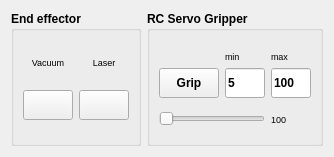
                   <widget class="QWidget" name="wgOldOutput" native="true">
                    <layout class="QHBoxLayout" name="horizontalLayout_7">
                     <item>
                      <widget class="QGroupBox" name="gbRelay">
                       <property name="maximumSize">
                        <size>
                         <width>150</width>
                         <height>16777215</height>
                        </size>
                       </property>
                       <property name="font">
                        <font>
                         <weight>75</weight>
                         <bold>true</bold>
                        </font>
                       </property>
                       <property name="title">
                        <string>End effector</string>
                       </property>
                       <layout class="QGridLayout" name="gridLayout_3">
                        <item row="0" column="0">
                         <widget class="QLabel" name="label_34">
                          <property name="maximumSize">
                           <size>
                            <width>16777215</width>
                            <height>20</height>
                           </size>
                          </property>
                          <property name="font">
                           <font>
                            <pointsize>7</pointsize>
                            <weight>50</weight>
                            <bold>false</bold>
                            <kerning>true</kerning>
                           </font>
                          </property>
                          <property name="text">
                           <string>Vacuum</string>
                          </property>
                          <property name="alignment">
                           <set>Qt::AlignCenter</set>
                          </property>
                         </widget>
                        </item>
                        <item row="0" column="1">
                         <widget class="QLabel" name="label_35">
                          <property name="maximumSize">
                           <size>
                            <width>16777215</width>
                            <height>20</height>
                           </size>
                          </property>
                          <property name="font">
                           <font>
                            <pointsize>7</pointsize>
                            <weight>50</weight>
                            <bold>false</bold>
                            <kerning>true</kerning>
                           </font>
                          </property>
                          <property name="text">
                           <string>Laser</string>
                          </property>
                          <property name="alignment">
                           <set>Qt::AlignCenter</set>
                          </property>
                         </widget>
                        </item>
                        <item row="1" column="0">
                         <widget class="QPushButton" name="pbPump">
                          <property name="minimumSize">
                           <size>
                            <width>50</width>
                            <height>30</height>
                           </size>
                          </property>
                          <property name="autoFillBackground">
                           <bool>false</bool>
                          </property>
                          <property name="text">
                           <string/>
                          </property>
                          <property name="icon">
                           <iconset>
                            <normaloff>:/icon/Toggle Off_16px.png</normaloff>
                            <normalon>:/icon/Toggle On_16px.png</normalon>:/icon/Toggle Off_16px.png</iconset>
                          </property>
                          <property name="checkable">
                           <bool>true</bool>
                          </property>
                          <property name="checked">
                           <bool>false</bool>
                          </property>
                          <property name="autoDefault">
                           <bool>false</bool>
                          </property>
                          <property name="default">
                           <bool>false</bool>
                          </property>
                          <property name="flat">
                           <bool>false</bool>
                          </property>
                         </widget>
                        </item>
                        <item row="1" column="1">
                         <widget class="QPushButton" name="pbLaser">
                          <property name="minimumSize">
                           <size>
                            <width>50</width>
                            <height>30</height>
                           </size>
                          </property>
                          <property name="autoFillBackground">
                           <bool>false</bool>
                          </property>
                          <property name="text">
                           <string/>
                          </property>
                          <property name="icon">
                           <iconset>
                            <normaloff>:/icon/Toggle Off_16px.png</normaloff>
                            <normalon>:/icon/Toggle On_16px.png</normalon>:/icon/Toggle Off_16px.png</iconset>
                          </property>
                          <property name="checkable">
                           <bool>true</bool>
                          </property>
                          <property name="checked">
                           <bool>false</bool>
                          </property>
                          <property name="autoDefault">
                           <bool>false</bool>
                          </property>
                          <property name="default">
                           <bool>false</bool>
                          </property>
                          <property name="flat">
                           <bool>false</bool>
                          </property>
                         </widget>
                        </item>
                       </layout>
                      </widget>
                     </item>
                     <item>
                      <widget class="QGroupBox" name="gbGripper">
                       <property name="maximumSize">
                        <size>
                         <width>250</width>
                         <height>16777215</height>
                        </size>
                       </property>
                       <property name="font">
                        <font>
                         <weight>75</weight>
                         <bold>true</bold>
                        </font>
                       </property>
                       <property name="title">
                        <string>RC Servo Gripper</string>
                       </property>
                       <layout class="QGridLayout" name="gridLayout_13">
                        <property name="topMargin">
                         <number>20</number>
                        </property>
                        <item row="0" column="0">
                         <layout class="QGridLayout" name="gridLayout_6">
                          <item row="0" column="1">
                           <widget class="QLabel" name="label_17">
                            <property name="font">
                             <font>
                              <pointsize>7</pointsize>
                              <weight>50</weight>
                              <bold>false</bold>
                              <kerning>true</kerning>
                             </font>
                            </property>
                            <property name="text">
                             <string>min</string>
                            </property>
                           </widget>
                          </item>
                          <item row="0" column="2">
                           <widget class="QLabel" name="label_27">
                            <property name="font">
                             <font>
                              <pointsize>7</pointsize>
                              <weight>50</weight>
                              <bold>false</bold>
                              <kerning>true</kerning>
                             </font>
                            </property>
                            <property name="text">
                             <string>max</string>
                            </property>
                           </widget>
                          </item>
                          <item row="1" column="0">
                           <widget class="QPushButton" name="pbGrip">
                            <property name="minimumSize">
                             <size>
                              <width>60</width>
                              <height>30</height>
                             </size>
                            </property>
                            <property name="maximumSize">
                             <size>
                              <width>30</width>
                              <height>16777215</height>
                             </size>
                            </property>
                            <property name="autoFillBackground">
                             <bool>false</bool>
                            </property>
                            <property name="text">
                             <string>Grip</string>
                            </property>
                            <property name="autoDefault">
                             <bool>false</bool>
                            </property>
                            <property name="default">
                             <bool>false</bool>
                            </property>
                            <property name="flat">
                             <bool>false</bool>
                            </property>
                           </widget>
                          </item>
                          <item row="1" column="1">
                           <widget class="QLineEdit" name="leGripperMin">
                            <property name="minimumSize">
                             <size>
                              <width>30</width>
                              <height>30</height>
                             </size>
                            </property>
                            <property name="maximumSize">
                             <size>
                              <width>40</width>
                              <height>16777215</height>
                             </size>
                            </property>
                            <property name="text">
                             <string>5</string>
                            </property>
                           </widget>
                          </item>
                          <item row="1" column="2">
                           <widget class="QLineEdit" name="leGripperMax">
                            <property name="minimumSize">
                             <size>
                              <width>30</width>
                              <height>30</height>
                             </size>
                            </property>
                            <property name="maximumSize">
                             <size>
                              <width>40</width>
                              <height>16777215</height>
                             </size>
                            </property>
                            <property name="text">
                             <string>100</string>
                            </property>
                           </widget>
                          </item>
                         </layout>
                        </item>
                        <item row="1" column="0">
                         <layout class="QHBoxLayout" name="horizontalLayout_15">
                          <item>
                           <widget class="QSlider" name="hsGripperAngle">
                            <property name="sizePolicy">
                             <sizepolicy hsizetype="Expanding" vsizetype="Preferred">
                              <horstretch>0</horstretch>
                              <verstretch>0</verstretch>
                             </sizepolicy>
                            </property>
                            <property name="minimumSize">
                             <size>
                              <width>0</width>
                              <height>30</height>
                             </size>
                            </property>
                            <property name="maximum">
                             <number>20</number>
                            </property>
                            <property name="singleStep">
                             <number>5</number>
                            </property>
                            <property name="orientation">
                             <enum>Qt::Horizontal</enum>
                            </property>
                           </widget>
                          </item>
                          <item>
                           <widget class="QLabel" name="lbGripperValue">
                            <property name="minimumSize">
                             <size>
                              <width>40</width>
                              <height>0</height>
                             </size>
                            </property>
                            <property name="font">
                             <font>
                              <pointsize>7</pointsize>
                              <weight>50</weight>
                              <bold>false</bold>
                              <kerning>true</kerning>
                             </font>
                            </property>
                            <property name="text">
                             <string>100</string>
                            </property>
                           </widget>
                          </item>
                         </layout>
                        </item>
                       </layout>
                      </widget>
                     </item>
                    </layout>
                   </widget>
